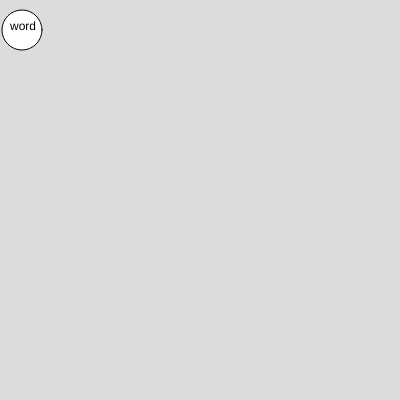
Frame 1 (no input)
Frame 60 (no input): identical to frame 1, image omitted
Frame 120 (the mouse pressed at the canvas centre since frame 60): identical to frame 1, image omitted

The p5.js sketch that drew this single still picture (run headless with seeded random() and noise() and a simulated clock; from frame 60 on, the mouse is pressed at the canvas centre):

// p5.js sketch
// ── sketch.js
function setup() {
  createCanvas(400, 400);
}

function draw() {
  background(220);

  ellipse(22,30,40);
  text('word', 10,30);
}
